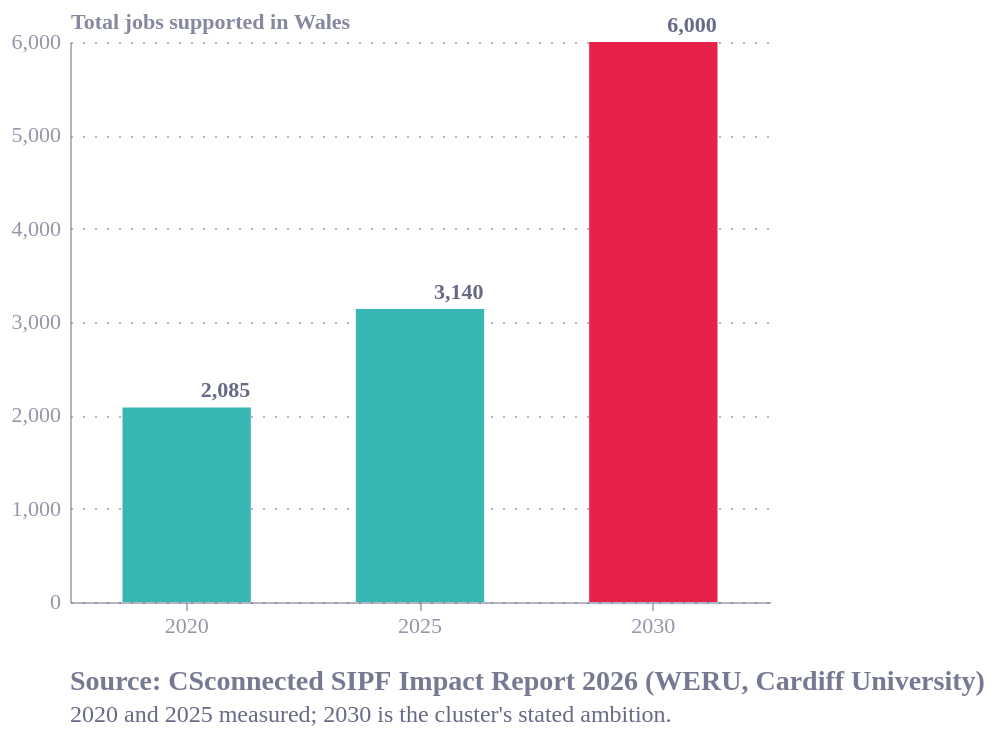

This figure's Vega-Lite source:
### Vega-Lite specification from a JSON file in a GitHub repository (floating-point values rounded to 4 significant figures)
{"config": {"font": "Circular Std", "text": {"color": "#676A86", "align": "left", "baseline": "middle", "dx": 7, "dy": 0, "fontSize": 11}, "view": {"stroke": null, "continuousWidth": 400, "continuousHeight": 300, "discreteWidth": 400, "discreteHeight": 300}, "range": {"category": ["#36B7B4", "#E6224B", "#F4C245", "#0063AF", "#00A767", "#179FDB", "#EB5C2E"], "diverging": ["#E6224B", "#E54753", "#C9C9C9", "#179FDB", "#122B39"], "heatmap": ["#C9C9C9", "#179FDB", "#0063AF", "#122B39"], "ordinal": ["#00A767", "#36B7B4", "#179FDB", "#0063AF", "#243B5A"]}, "bar": {"color": "#179fdb"}, "line": {"color": "#e6224b"}, "rule": {"color": "#676A86"}, "area": {"opacity": 0.3}, "point": {"filled": true, "size": 80, "color": "#e6224b", "opacity": 0.95}, "geoshape": {"stroke": "white", "strokeWidth": 0.3}, "rect": {"fill": "#d6d4d4", "opacity": 0.3}, "axis": {"labelColor": "#676A86", "labelFontSize": 11, "labelFont": "Circular Std", "labelOpacity": 0.7, "tickColor": "#676A86", "tickOpacity": 0.5, "domainColor": "#676A86", "domainOpacity": 0.5, "gridColor": "#676A86", "gridDash": [2, 2], "gridOpacity": 0.5, "title": null, "titleColor": "#676A86", "titleOpacity": 0.8, "tickSize": 4}, "axisXDiscrete": {"grid": false, "labelAngle": 0, "tickCount": 10, "tickOpacity": 0.5, "title": null}, "axisYDiscrete": {"ticks": false, "labelPadding": 5}, "axisXTemporal": {"grid": false, "ticks": true}, "axisXQuantitative": {"grid": true}, "axisYQuantitative": {"gridColor": "#676A86", "gridDash": [1, 5], "gridOpacity": 0.5, "ticks": false, "labelPadding": 5, "tickCount": 8, "titleAngle": 0, "titleAlign": "left", "titleBaseline": "bottom", "titleX": 0, "titleY": -5}, "title": {"color": "#676A86E6", "subtitleColor": "#676A86", "font": "Circular Std", "subtitleFont": "Circular Std", "anchor": "start", "fontSize": 14, "subtitleFontSize": 12, "subtitlePadding": 4, "offset": 0, "frame": "group"}, "legend": {"titleColor": "#122b39", "title": null, "labelColor": "#122b39", "labelFontSize": 11}}, "layer": [{"mark": {"type": "bar"}, "encoding": {"color": {"field": "kind", "legend": null, "scale": {"domain": ["Actual", "Target"]}, "type": "nominal"}, "x": {"field": "year", "scale": {"domain": ["2020", "2025", "2030"], "paddingInner": 0.45}, "title": null, "type": "nominal"}, "y": {"field": "value", "title": "Total jobs supported in Wales", "type": "quantitative"}}}, {"mark": {"type": "text", "dy": -8, "fontWeight": "bold"}, "encoding": {"text": {"field": "label", "type": "nominal"}, "x": {"field": "year", "scale": {"domain": ["2020", "2025", "2030"], "paddingInner": 0.45}, "title": null, "type": "nominal"}, "y": {"field": "value", "title": "Total jobs supported in Wales", "type": "quantitative"}}}], "data": {"name": "data-c45753b9516b6d45d964662e1d2459ac"}, "height": 280, "title": {"text": "Source: CSconnected SIPF Impact Report 2026 (WERU, Cardiff University)", "anchor": "start", "dy": 12, "orient": "bottom", "subtitle": ["2020 and 2025 measured; 2030 is the cluster's stated ambition."]}, "width": 350, "$schema": "https://vega.github.io/schema/vega-lite/v6.4.1.json", "datasets": {"data-c45753b9516b6d45d964662e1d2459ac": [{"year": "2020", "value": 2085, "kind": "Actual", "label": "2,085"}, {"year": "2025", "value": 3140, "kind": "Actual", "label": "3,140"}, {"year": "2030", "value": 6000, "kind": "Target", "label": "6,000"}]}}
